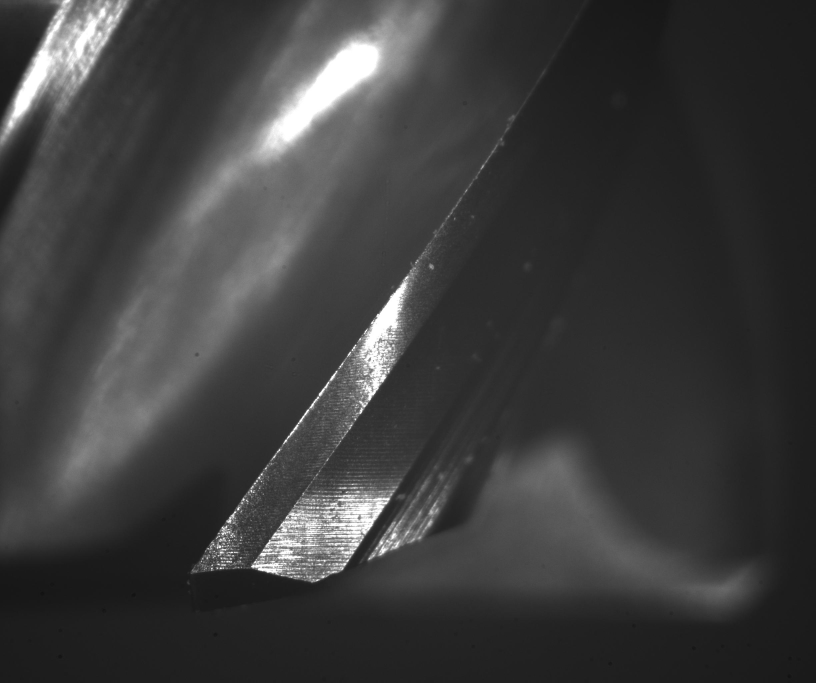
#> input picture images/raw_images/image0002687.jpg, 2448 x 2048 px, given as the content of the folder ../test/Test_Dataset/aligned, which was not available (shown at 1/3 size)
$ jupyter execute --allow-errors '04-Segmentation aamp; VB Measurement.ipynb'   (text cells are left out)
#> lines starting #> are read from the running program, lines starting #| are printed output that depends on the picture; after the words box and inside, x2 and y2 are one past the last pixel; in counts of white or black regions, pixels touching at a corner belong together; pictures that were not available may be replaced by others from this repository, and a replacement may not be noted
[cell 1]
from keras.models import load_model
from pathlib import Path
model_path = Path("..") / "model.h5"

#> (the rest of this cell did not finish here and is left out)

[cell 2]
import cv2
import os
import numpy as np
from pathlib import Path
from tqdm import tqdm

# Folder with the images
int_folder = Path("..") / "test" / "Test_Dataset" / "images"

# Load image filenames
image_files = sorted([filename for filename in os.listdir(int_folder) if filename.endswith(('.jpg', '.jpeg', '.png'))])
print(len(image_files))
#> (the rest of this cell did not finish here and is left out)

[cell 3]
from PIL import Image
from pathlib import Path
from tqdm import tqdm

# Input and output directories
int_folder = Path("..") / "test" / "Test_Dataset" / "aligned"
out_folder = Path("..") / "test" / "Test_Dataset" / "cropped"
out_folder.mkdir(exist_ok=True)


def crop_imgs(input_dir: Path, output_dir) -> None:
   for img_path in tqdm(list(input_dir.glob("*.jpg"))):
      #crop the center section ~> 1400W * 1840H
      with Image.open(img_path) as img:
#> img is the input picture: PIL image 2448x2048 RGB; min 16, max 255, mean 61.4
         width, height = img.size
#> width = 2448; height = 2048
         left = (width - 1400) // 2
#> left = 524
         top = (height - 1840) // 2
#> top = 104
         right = left + 1400
#> right = 1924
         bottom = top + 1840
#> bottom = 1944
         cropped = img.crop((left, top, right, bottom))
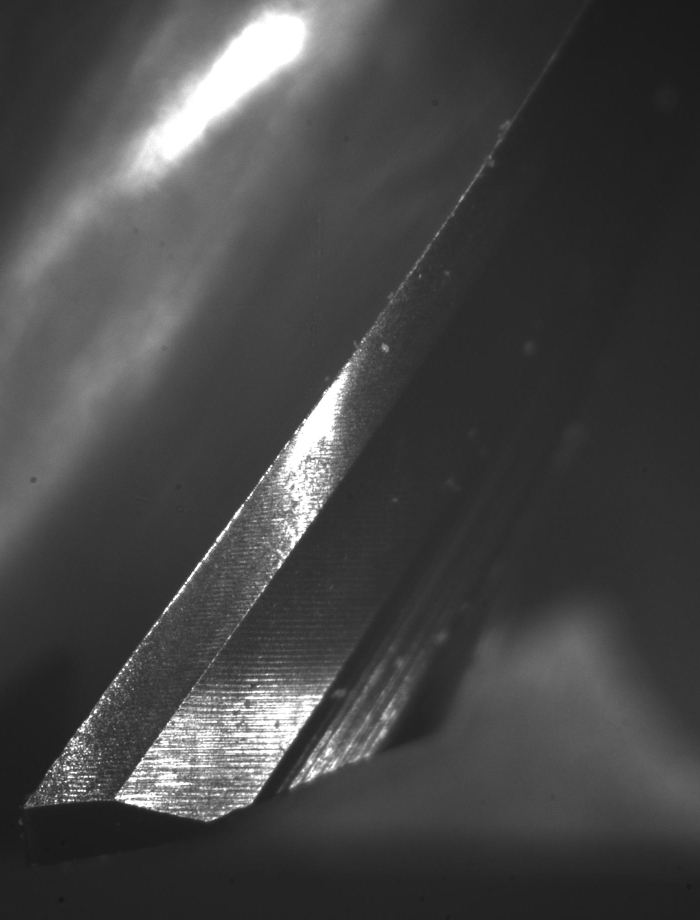
#> cropped: PIL image 1400x1840 RGB (shown at 1/2 size); min 21, max 255, mean 70.7
         cropped.save(output_dir / img_path.name)
   return

crop_imgs(int_folder, out_folder)
print("Cropping completed.")

[cell 4]
# Input and output directories
int_folder = Path("..") / "test" / "Test_Dataset" / "cropped"
out_folder = Path("..") / "test" / "Test_Dataset" / "resized"
out_folder.mkdir(exist_ok=True)

def crop_imgs(input_dir: Path, output_dir) -> None:
   for img_path in tqdm(list(input_dir.glob("*.jpg"))):
      # resize to 512 x 512
      with Image.open(img_path) as img:
         resized = img.resize((512, 512), Image.LANCZOS)
         output_path = output_dir / img_path.name
         resized.save(output_path)
   return

crop_imgs(int_folder, out_folder)

print("Resizing completed.")

[cell 5]
from PIL import Image
import matplotlib.pyplot as plt
from pathlib import Path

[cell 6]
from keras.models import load_model
import matplotlib.pyplot as plt

# Input and output directories
int_folder = Path("..") / "test" / "Test_Dataset" / "resized"
out_folder = Path("..") / "test" / "Test_Dataset" / "predictions"
out_folder.mkdir(exist_ok=True)
model_path = Path("..") / "best_segmentation_model_all_augmentations.pt"

# Load the model
#> (the rest of this cell did not finish here and is left out)

[cell 7]
import cv2
import numpy as np
from pathlib import Path
from PIL import Image
from tqdm import tqdm

# --- CONFIG ---
int_folder = Path("..") / "test" / "Test_Dataset" / "predictions"
out_folder = Path("..") / "test" / "Test_Dataset" / "cleaned_predictions"
out_folder.mkdir(exist_ok=True)

# Optional: definierte Bounding Box (wenn Position stabil ist)
# Format: (x_min, y_min, x_max, y_max)
ROI_BOX = (100, 200, 400, 500)  # ← ggf. anpassen oder deaktivieren

def keep_largest_contour(mask, roi=None):
    """Filtert Maske auf größte Kontur (oder innerhalb ROI)"""
    contours, _ = cv2.findContours(mask, cv2.RETR_EXTERNAL, cv2.CHAIN_APPROX_SIMPLE)

    if roi is not None:
        x_min, y_min, x_max, y_max = roi
        filtered = []
        for c in contours:
            x, y, w, h = cv2.boundingRect(c)
            if x >= x_min and x + w <= x_max and y >= y_min and y + h <= y_max:
                filtered.append(c)
        contours = filtered

    if not contours:
        return np.zeros_like(mask)

    # Größte Kontur auswählen
    largest = max(contours, key=cv2.contourArea)

    new_mask = np.zeros_like(mask)
    cv2.drawContours(new_mask, [largest], -1, color=255, thickness=cv2.FILLED)
    return new_mask

print("Cleaning masks:")
for mask_path in tqdm(sorted(int_folder.glob("pred_*.png"))):
    mask = Image.open(mask_path).convert("L")
    mask = np.array(mask)
    mask_bin = (mask > 127).astype(np.uint8) * 255

    cleaned = keep_largest_contour(mask_bin, roi=ROI_BOX)

    out_path = out_folder / mask_path.name
    Image.fromarray(cleaned).save(out_path)

print("Done. Cleaned masks saved.")

[cell 8]
import os
import cv2
import numpy as np
import matplotlib.pyplot as plt
import re

# Pfad zur Input-Ordner mit bereinigten Masken
directory = Path("..") / "test" / "Test_Dataset" / "cleaned_predictions"
PIXEL_SIZE_UM = 1.725

VBmax = []
cut_numbers = []

def extract_cut_number(filename, base=2074, step=8):
    match = re.search(r"(\d+)", filename)
    if match:
        return (int(match.group(1)) - base) // step
    return -1

def get_main_angle(mask):
    edges = cv2.Canny(mask, 50, 150)
    lines = cv2.HoughLines(edges, 1, np.pi / 180, threshold=50)
    if lines is None:
        return 0  # kein Winkel gefunden
    angles = []
    for rho, theta in lines[:, 0]:
        angle_deg = np.rad2deg(theta)
        if angle_deg > 90:
            angle_deg -= 180
        angles.append(angle_deg)
    return np.median(angles)

def rotate_image_and_mask(image, angle_deg):
    (h, w) = image.shape
    center = (w // 2, h // 2)
    M = cv2.getRotationMatrix2D(center, angle_deg, 1.0)
    rotated = cv2.warpAffine(image, M, (w, h), flags=cv2.INTER_NEAREST, borderValue=0)
    return rotated

def measure_max_thickness(rotated_mask):
    h, w = rotated_mask.shape
    max_thickness = 0
    for x in range(w):
        column = rotated_mask[:, x]
        ys = np.where(column > 0)[0]
        if len(ys) > 0:
            thickness = ys[-1] - ys[0]
            max_thickness = max(max_thickness, thickness)
    return max_thickness

print("Measuring VBmax with orientation correction:")
for filename in sorted(os.listdir(directory)):
    if not filename.lower().endswith(('.png', '.jpg', '.jpeg', '.tif')):
        continue

    cut_num = extract_cut_number(filename)
    cut_numbers.append(cut_num)

    path = os.path.join(directory, filename)
    mask = cv2.imread(path, cv2.IMREAD_GRAYSCALE)
#> mask: shape (2048, 2448); min 16, max 255, mean 61.4
    _, binary = cv2.threshold(mask, 127, 255, 0)
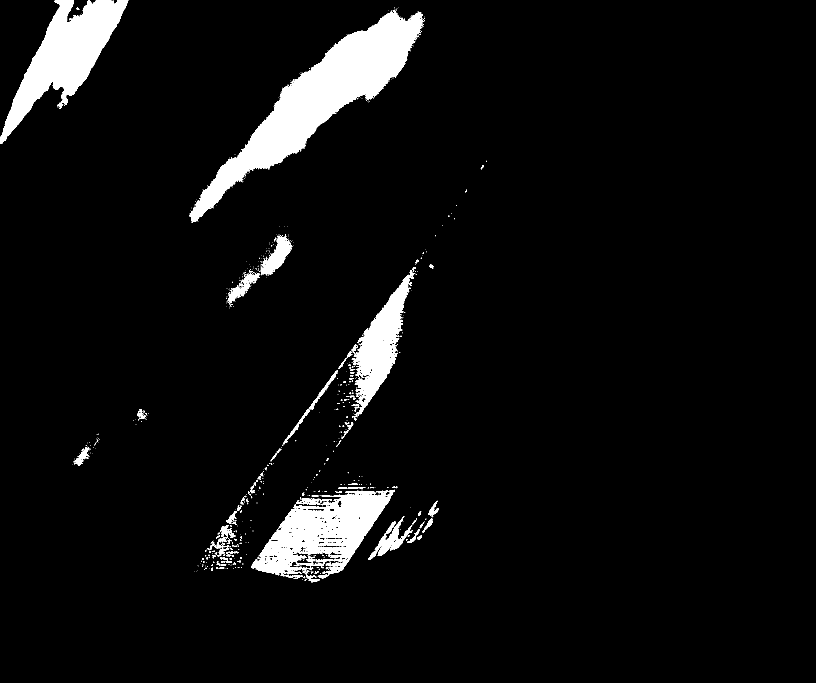
#> binary: shape (2048, 2448) (shown at 1/3 size); 5.3% white; 800 white regions (674 under 20 px), largest, box (x1, y1, x2, y2) and area: (568, 29, 1274, 668) 103725, (0, 0, 385, 432) 58189, (753, 1469, 1185, 1735) 50286

    # 1. Winkel berechnen
    angle = get_main_angle(binary)
#> in get_main_angle, `edges = cv2.Canny(mask, 50, 150)`:
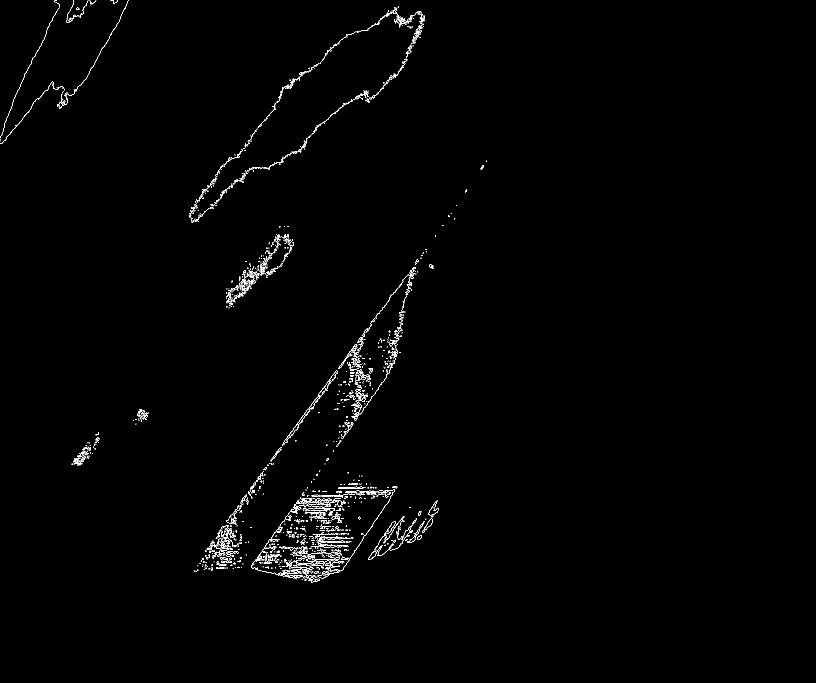
#> edges: shape (2048, 2448) (shown at 1/3 size); 0.58% white in thin lines or dots, all inside (x1, y1, x2, y2) = (0, 0, 1461, 1747)
#> the loop in get_main_angle, `for rho, theta in lines[:, 0]:` made 5191 passes
#> angle_deg on passes 88, 101, 126, 164, 185, 186, 212, 245, 246, 283, 304, 327: -88, -89, -89, -82, -88, -87, -88, -89, -88, -8, -3, -89
#> (rho, theta, angle_deg) on passes 1 to 6: (1469, 0.628, 36), (1473, 0.628, 36), (1482, 0.646, 37), (1484, 0.646, 37), (1477, 0.628, 36), (1465, 0.611, 35)
#> after the loop in get_main_angle, `for rho, theta in lines[:, 0]:`: angles = 5191 values, max 90 at index 37, min -89 at index 100, mean 8.41
#> angle = 13

    # 2. Maske rotieren (Gegenwinkel!)
    rotated_mask = rotate_image_and_mask(binary, -angle)
#> in rotate_image_and_mask, `M = cv2.getRotationMatrix2D(center, angle_deg, 1.0)`: M = [[0.974, -0.225, 261.7], [0.225, 0.974, -249.1]]
#> in rotate_image_and_mask, `rotated = cv2.warpAffine(image, M, (w, h), flags=cv2.INTER_NEAREST, bo..`:
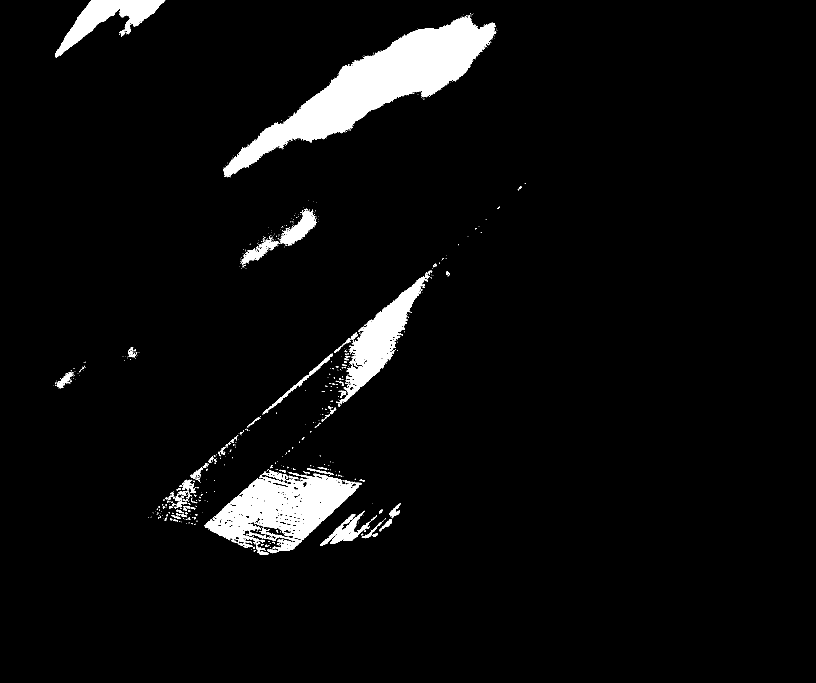
#> rotated: shape (2048, 2448) (shown at 1/3 size); 4.5% white; 778 white regions (658 under 20 px), largest, box (x1, y1, x2, y2) and area: (669, 47, 1489, 532) 103727, (613, 1416, 1086, 1660) 50631, (1009, 829, 1284, 1211) 27362

    # 3. Orthogonale Dicke messen (vertikal in rotiertem Bild)
    thickness_px = measure_max_thickness(rotated_mask)
#> the loop in measure_max_thickness, `for x in range(w):` made 2448 passes
#> (thickness, max_thickness) on passes 160, 166, 167, 168, 169, 170, 171, 172, 173, 174, 175, 176: (0, 0), (989, 989), (993, 993), (993, 993), (994, 994), (994, 994), (1004, 1004), (1007, 1007), (1008, 1008), (1010, 1010), (1010, 1010), (1013, 1013)
#> thickness on pass 204: 1050
#> thickness_px = 1561
    VBmax.append(thickness_px * PIXEL_SIZE_UM)

# Farben für Scatter
colors = ['red', 'yellow', 'green', 'blue']

plt.figure(figsize=(10, 6))
for i, (vb, cut) in enumerate(zip(VBmax, cut_numbers)):
    color = colors[i % 4]
    plt.scatter(cut, vb, color=color)
#> this loop made 1 pass
#> (vb, cut, color) on pass 1: (2692.7, 76, 'red')

plt.xlabel("Cut-Nummer")
plt.ylabel("VBmax [μm]")
plt.title("VBmax orthogonal zur Schneide (Winkel-korrigiert)")
plt.grid(True)
plt.tight_layout()
plt.show()
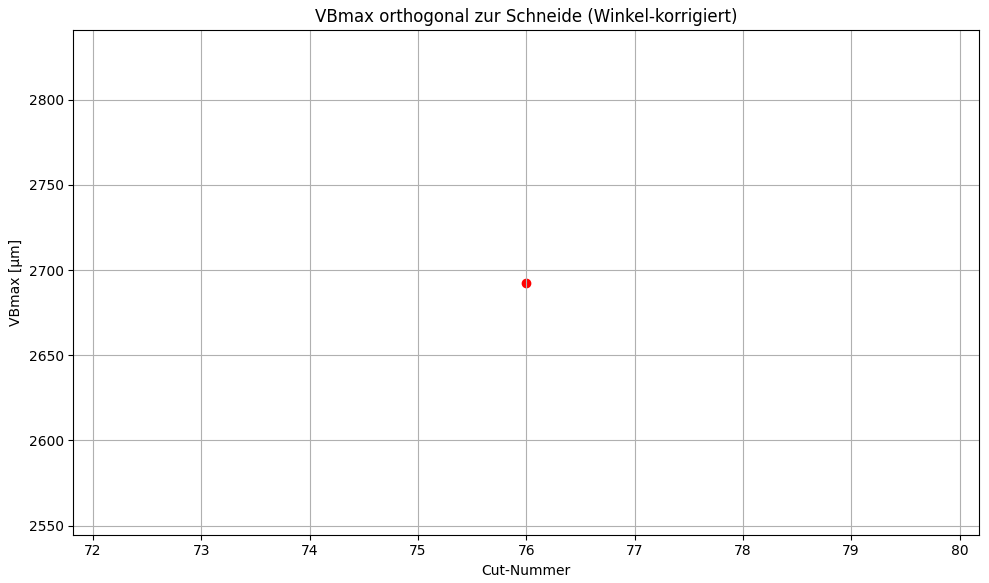
#> figure drawn by matplotlib, 1 panel

[cell 9]
import os
import matplotlib.pyplot as plt
import matplotlib.patches as mpatches
import numpy as np

# Verzeichnis mit berechneten Bildern
directory = Path("..") / "test" / "Test_Dataset" / "cleaned_predictions" # Pfad zu cleaned_predictions

# Farbzuordnung für die 4 Schneiden
color_cycle = ['red', 'yellow', 'green', 'blue']
legend_labels = ['Schneide 1', 'Schneide 2', 'Schneide 3', 'Schneide 4']

# Bilddateien sammeln und nach Nummer sortieren
filenames = sorted([
    f for f in os.listdir(directory)
    if f.endswith(".png") and f.startswith("pred_aligned_image")
])

# Cut-Nummern generieren (1-basiert)
cut_numbers = list(range(1, len(filenames) + 1))

# Beispiel: VBmax ist vorher gefüllt worden
# (z. B. in der vorherigen Schleife berechnet)
# VBmax = [...]  ← Muss in exakt derselben Reihenfolge sein wie `filenames`
VBmax = VBmax[:len(filenames)]  # Sicherheit, falls mehr VB-Werte vorhanden sind
#> VBmax = []

# Plot
plt.figure(figsize=(10, 5))

for i, (cut_num, vb) in enumerate(zip(cut_numbers, VBmax)):
    color = color_cycle[i % 4]
    plt.scatter(cut_num, vb, color=color)
#> this loop made 0 passes

# Legende hinzufügen
handles = [mpatches.Patch(color=color_cycle[i], label=legend_labels[i]) for i in range(4)]
#> handles = 4 items
plt.legend(handles=handles)

plt.title("VBmax pro Schnittvorgang (Farbe = Schneide)")
plt.xlabel("Schnittvorgang (aus Dateinamen)")
plt.ylabel("VBmax [μm]")
plt.grid(True)
plt.tight_layout()
plt.show()
